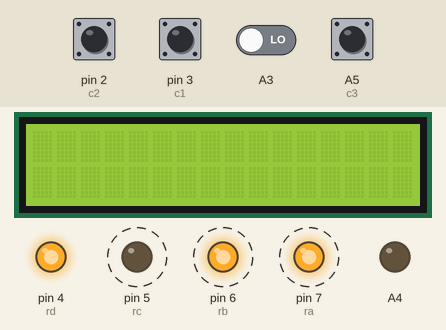
The sketch below on a simulated Arduino Uno, built with avr-gcc and run on an emulated ATmega328P. Shown: 16×2 character LCD, output pins drawn as LEDs (lit = HIGH). Dashed ring = blinking. The test bench sets the inputs (shaded band); at power-on: A5 (c3), pin 2 (c2), pin 3 (c1) HIGH, A3 LOW.

Above: at 1.2 s.
1.3 s: pin 3 (c1) pulled LOW for 0.15 s
At 1.45 s:
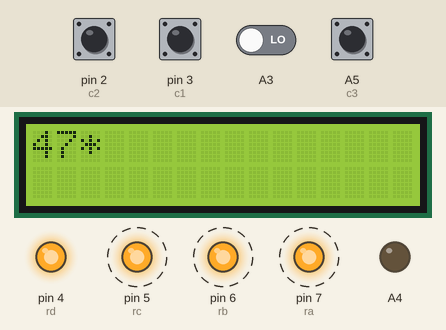
2.0 s: A5 (c3) pulled LOW for 1 s
At 2.17 s:
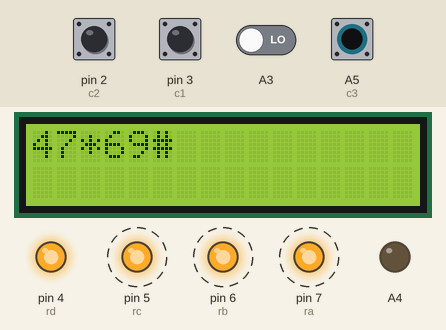
3.6 s: pin 3 (c1) pulled LOW for 1 s
At 3.86 s:
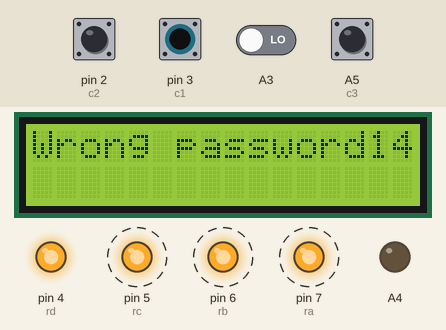
5.2 s: A3 driven HIGH
7.7 s: A5 (c3) pulled LOW for 0.15 s
At 7.98 s:
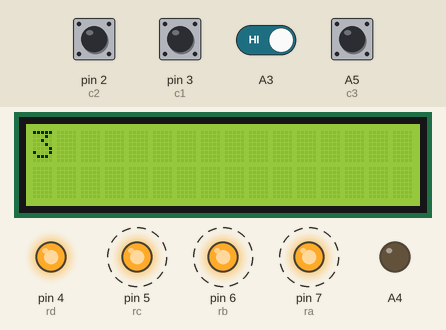
8.4 s: pin 2 (c2) pulled LOW for 0.15 s
At 8.59 s:
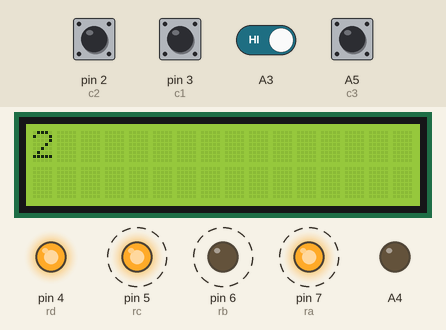
Timing chart, 0 to 10.1 s (numbered marks = the images above; inputs shaded):
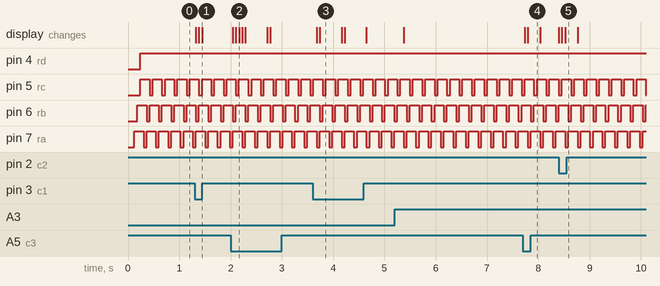

The sketch:

task8_password.ino
```cpp
const int c1 = 3;
const int c2 = 2;
const int c3 = A5;
const int ra = 7;
const int rb = 6;
const int rc = 5;
const int rd = 4;
int a[6];

int b[] = {"-1","-1","-1","-1","-1","-1"};
int count=0, count2=0;
int i=0;
#include <LiquidCrystal.h>
LiquidCrystal lcd(13,12,11,10,9,8);

void setup(){

  pinMode(ra,OUTPUT);
  pinMode(rb,OUTPUT);
  pinMode(rc,OUTPUT);
  pinMode(rd,OUTPUT);
  pinMode(c1,INPUT_PULLUP);
  pinMode(c2,INPUT_PULLUP);
  pinMode(c3,INPUT_PULLUP);
  pinMode(A4,OUTPUT);
  pinMode(A3,INPUT);

  a[0]=3;
  a[1]=0;
  a[2]=3;
  a[3]=3;
  a[4]=0;
  a[5]=3;
  lcd.begin(16,2);
  Serial.begin(9600);

}

void loop() {
  getnumber();
    if(digitalRead(A3)==HIGH)
    {
      lcd.clear();
      digitalWrite(A4,LOW);
      count2=0;
      i=0;
      count=0;
    }
}

void getnumber(){
  if(i==6&&count==6)
  {
    lcd.clear();
    lcd.print("Right password");
    digitalWrite(A4,HIGH);

  }
 if(i>=6&&count2>=6&&count!=6)
  {
    lcd.clear();
    lcd.print("Wrong password");
    count2=0;
    i=0;
    count=0;
    digitalWrite(A4,LOW);
  }

  digitalWrite(ra,LOW);

  if (digitalRead(c1) == LOW) {
    count2++;
    lcd.print("1");
    if(i<6){
      b[i]=1;
      //lcd.print(b[i]);
      //lcd.print(a[i]);
        if(b[i]==a[i])
        {
          count++;
          //lcd.print(count);
        }
        //lcd.print(i);
        i++;
    }

  }
  if (digitalRead(c2) == LOW) {
    count2++;
    lcd.print("2");
     if(i<6){
      b[i]=2;
       //lcd.print(b[i]);
      //lcd.print(a[i]);
       if(b[i]==a[i])
        {
          count++;
          //lcd.print(count);
        }
        i++;
    }

  }
  if (digitalRead(c3) == LOW) {
    count2++;
    lcd.print("3");
     if(i<6){
      b[i]=3;
      //lcd.print(b[i]);
      //lcd.print(a[i]);
       if(b[i]==a[i])
        {
          count++;
          //lcd.print(count);
        }
        i++;
    }

  }
 delay(60);
  digitalWrite(ra,HIGH);

 digitalWrite(rb,LOW);

  if (digitalRead(c1) == LOW) {
    count2++;
    lcd.print("4");
     if(i<6){
      b[i]=4;
      //lcd.print(b[i]);
      //lcd.print(a[i]);
       if(b[i]==a[i])
        {
          count++;
          //lcd.print(count);
        }
        i++;
    }

  }
  if (digitalRead(c2) == LOW) {
    count2++;
    lcd.print("5");
     if(i<6){
      b[i]=5;
      //lcd.print(b[i]);
      //lcd.print(a[i]);
       if(b[i]==a[i])
        {
          count++;
          //lcd.print(count);
        }
        i++;
    }

  }
  if (digitalRead(c3) == LOW) {
    count2++;
    lcd.print("6");
     if(i<6){
      b[i]=6;
      //lcd.print(b[i]);
      //lcd.print(a[i]);
       if(b[i]==a[i])
        {
          count++;
          //lcd.print(count);
        }
        i++;
    }

  }
  delay(60);
  digitalWrite(rb,HIGH);

 digitalWrite(rc,LOW);

  if (digitalRead(c1) == LOW) {
    count2++;
    lcd.print("7");
     if(i<6){
      b[i]=7;
       if(b[i]==a[i])
        {
          count++;
        }
        i++;
    }

  }
  if (digitalRead(c2) == LOW) {
    count2++;
    lcd.print("8");
     if(i<6){
      b[i]=8;
       if(b[i]==a[i])
        {
          count++;
        }
        i++;
    }

  }
  if (digitalRead(c3) == LOW) {
    count2++;
    lcd.print("9");
     if(i<6){
      b[i]=9;
      if(b[i]==a[i])
        {
          count++;
        }
        i++;
    }

  }
  delay(60);
  digitalWrite(rc,HIGH);

  digitalWrite(rd,LOW);

  if (digitalRead(c1) == LOW) {
    count2++;
    b[i]='*';
    i++;
    lcd.print("*");
  }
  if (digitalRead(c2) == LOW) {
    count2++;
    lcd.print("0");
     if(i<6){
      b[i]=0;
      if(b[i]==a[i])
        {
          count++;
        }
        i++;
    }

  }
  if (digitalRead(c3) == LOW) {
    count2++;
    b[i]='#';
    i++;
    lcd.print("#");
  }

  digitalWrite(rd,HIGH);
  delay(60);
}
```

Measured:
- after the input at 1.3 s, the display: first changes at once (image 1 shows a later state)
- after the input at 2.0 s, the display: first changes at once (image 2 shows a later state)
- after the input at 3.6 s, the display: first changes after 0.08 s (image 3 shows a later state)
- after the input at 7.7 s, the display: first changes at once (image 4 shows a later state)
- after the input at 8.4 s, the display: first changes at once (image 5 shows a later state)
- by itself, pin 5 (rc), pin 6 (rb), pin 7 (ra): alternates HIGH for 0.18 s and LOW for 0.06 s
- what the display in image 3 shows lasts 0.5 s, from 3.7 s to 4.2 s
